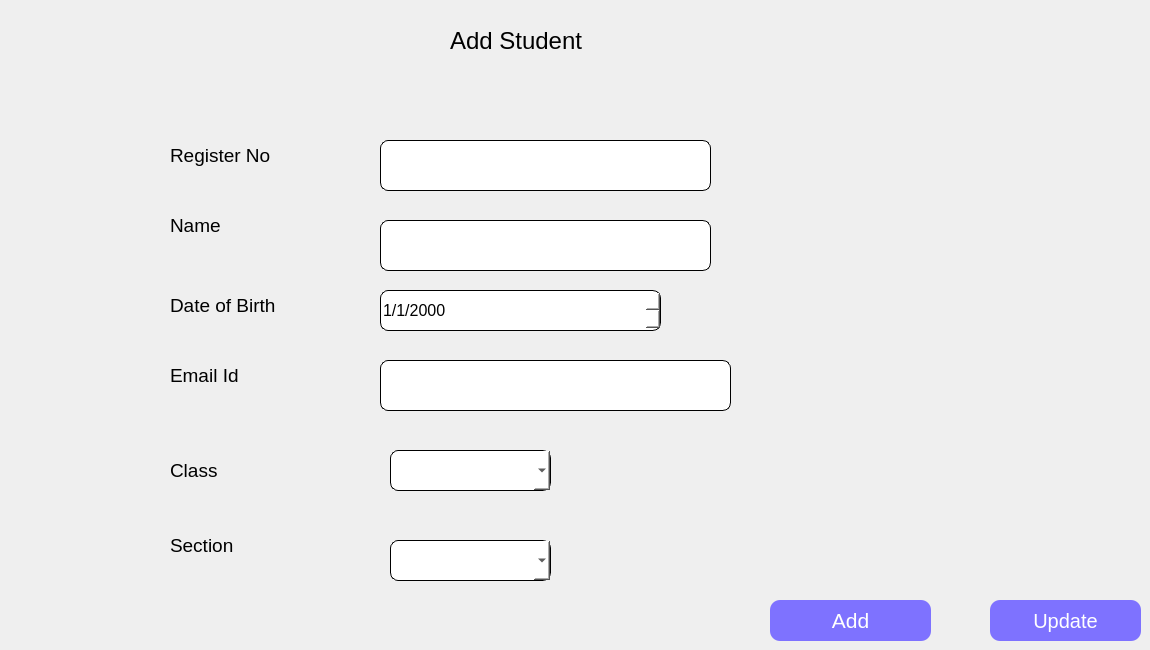
                <widget class="QWidget" name="page_5">
                 <widget class="QLabel" name="label_7">
                  <property name="geometry">
                   <rect>
                    <x>450</x>
                    <y>10</y>
                    <width>251</width>
                    <height>61</height>
                   </rect>
                  </property>
                  <property name="font">
                   <font>
                    <pointsize>18</pointsize>
                   </font>
                  </property>
                  <property name="text">
                   <string>Add Student</string>
                  </property>
                 </widget>
                 <widget class="QLabel" name="label_8">
                  <property name="geometry">
                   <rect>
                    <x>170</x>
                    <y>140</y>
                    <width>121</width>
                    <height>31</height>
                   </rect>
                  </property>
                  <property name="font">
                   <font>
                    <pointsize>14</pointsize>
                   </font>
                  </property>
                  <property name="styleSheet">
                   <string notr="true"/>
                  </property>
                  <property name="text">
                   <string>Register No</string>
                  </property>
                 </widget>
                 <widget class="QLabel" name="label_9">
                  <property name="geometry">
                   <rect>
                    <x>170</x>
                    <y>210</y>
                    <width>101</width>
                    <height>31</height>
                   </rect>
                  </property>
                  <property name="font">
                   <font>
                    <pointsize>14</pointsize>
                   </font>
                  </property>
                  <property name="text">
                   <string>Name</string>
                  </property>
                 </widget>
                 <widget class="QLabel" name="label_10">
                  <property name="geometry">
                   <rect>
                    <x>170</x>
                    <y>290</y>
                    <width>131</width>
                    <height>31</height>
                   </rect>
                  </property>
                  <property name="font">
                   <font>
                    <pointsize>14</pointsize>
                   </font>
                  </property>
                  <property name="text">
                   <string>Date of Birth</string>
                  </property>
                 </widget>
                 <widget class="QLabel" name="label_11">
                  <property name="geometry">
                   <rect>
                    <x>170</x>
                    <y>360</y>
                    <width>101</width>
                    <height>31</height>
                   </rect>
                  </property>
                  <property name="font">
                   <font>
                    <pointsize>14</pointsize>
                   </font>
                  </property>
                  <property name="text">
                   <string>Email Id</string>
                  </property>
                 </widget>
                 <widget class="QLineEdit" name="student_reg_no">
                  <property name="geometry">
                   <rect>
                    <x>380</x>
                    <y>140</y>
                    <width>331</width>
                    <height>51</height>
                   </rect>
                  </property>
                  <property name="font">
                   <font>
                    <pointsize>12</pointsize>
                   </font>
                  </property>
                  <property name="styleSheet">
                   <string notr="true">background-color: rgb(255, 255, 255);
border-radius : 8px;
border-color: rgb(0, 0, 0);
border: 1px solid black
</string>
                  </property>
                  <property name="inputMethodHints">
                   <set>Qt::ImhEmailCharactersOnly</set>
                  </property>
                 </widget>
                 <widget class="QLineEdit" name="student_name_e">
                  <property name="geometry">
                   <rect>
                    <x>380</x>
                    <y>220</y>
                    <width>331</width>
                    <height>51</height>
                   </rect>
                  </property>
                  <property name="font">
                   <font>
                    <pointsize>12</pointsize>
                   </font>
                  </property>
                  <property name="styleSheet">
                   <string notr="true">background-color: rgb(255, 255, 255);
border-radius : 8px;
border-color: rgb(0, 0, 0);
border: 1px solid black;
</string>
                  </property>
                 </widget>
                 <widget class="QDateEdit" name="student_dob_e">
                  <property name="geometry">
                   <rect>
                    <x>380</x>
                    <y>290</y>
                    <width>281</width>
                    <height>41</height>
                   </rect>
                  </property>
                  <property name="font">
                   <font>
                    <pointsize>12</pointsize>
                   </font>
                  </property>
                  <property name="styleSheet">
                   <string notr="true">background-color: rgb(255, 255, 255);
border-radius : 8px;
border-color: rgb(0, 0, 0);
border: 1px solid black;
</string>
                  </property>
                  <property name="currentSection">
                   <enum>QDateTimeEdit::DaySection</enum>
                  </property>
                  <property name="displayFormat">
                   <string>d/M/yyyy</string>
                  </property>
                 </widget>
                 <widget class="QLineEdit" name="student_email_e">
                  <property name="geometry">
                   <rect>
                    <x>380</x>
                    <y>360</y>
                    <width>351</width>
                    <height>51</height>
                   </rect>
                  </property>
                  <property name="font">
                   <font>
                    <pointsize>12</pointsize>
                   </font>
                  </property>
                  <property name="styleSheet">
                   <string notr="true">background-color: rgb(255, 255, 255);
border-radius : 8px;
border-color: rgb(0, 0, 0);
border: 1px solid black;
</string>
                  </property>
                  <property name="clearButtonEnabled">
                   <bool>false</bool>
                  </property>
                 </widget>
                 <widget class="QPushButton" name="std_add_btn">
                  <property name="geometry">
                   <rect>
                    <x>770</x>
                    <y>600</y>
                    <width>161</width>
                    <height>41</height>
                   </rect>
                  </property>
                  <property name="font">
                   <font>
                    <pointsize>16</pointsize>
                   </font>
                  </property>
                  <property name="styleSheet">
                   <string notr="true">background-color: rgb(126, 114, 255);
color: rgb(255, 255, 255);
border-radius : 10;</string>
                  </property>
                  <property name="text">
                   <string>Add</string>
                  </property>
                 </widget>
                 <widget class="QPushButton" name="pushButton_3">
                  <property name="geometry">
                   <rect>
                    <x>990</x>
                    <y>600</y>
                    <width>151</width>
                    <height>41</height>
                   </rect>
                  </property>
                  <property name="font">
                   <font>
                    <pointsize>15</pointsize>
                   </font>
                  </property>
                  <property name="styleSheet">
                   <string notr="true">background-color: rgb(126, 114, 255);
color: rgb(255, 255, 255);
border-radius : 10;</string>
                  </property>
                  <property name="text">
                   <string>Update</string>
                  </property>
                 </widget>
                 <widget class="QLabel" name="label_25">
                  <property name="geometry">
                   <rect>
                    <x>170</x>
                    <y>460</y>
                    <width>111</width>
                    <height>21</height>
                   </rect>
                  </property>
                  <property name="font">
                   <font>
                    <pointsize>14</pointsize>
                   </font>
                  </property>
                  <property name="text">
                   <string>Class</string>
                  </property>
                 </widget>
                 <widget class="QComboBox" name="std_add_class_cb">
                  <property name="geometry">
                   <rect>
                    <x>390</x>
                    <y>450</y>
                    <width>161</width>
                    <height>41</height>
                   </rect>
                  </property>
                  <property name="font">
                   <font>
                    <pointsize>14</pointsize>
                   </font>
                  </property>
                  <property name="styleSheet">
                   <string notr="true">background-color: rgb(255, 255, 255);
border-radius : 8px;
border-color: rgb(0, 0, 0);
border: 1px solid black;
</string>
                  </property>
                 </widget>
                 <widget class="QLabel" name="label_26">
                  <property name="geometry">
                   <rect>
                    <x>170</x>
                    <y>530</y>
                    <width>111</width>
                    <height>31</height>
                   </rect>
                  </property>
                  <property name="font">
                   <font>
                    <pointsize>14</pointsize>
                   </font>
                  </property>
                  <property name="text">
                   <string>Section</string>
                  </property>
                 </widget>
                 <widget class="QComboBox" name="std_add_section_cb">
                  <property name="geometry">
                   <rect>
                    <x>390</x>
                    <y>540</y>
                    <width>161</width>
                    <height>41</height>
                   </rect>
                  </property>
                  <property name="font">
                   <font>
                    <pointsize>14</pointsize>
                   </font>
                  </property>
                  <property name="styleSheet">
                   <string notr="true">background-color: rgb(255, 255, 255);
border-radius : 8px;
border-color: rgb(0, 0, 0);
border: 1px solid black;
</string>
                  </property>
                 </widget>
                </widget>
